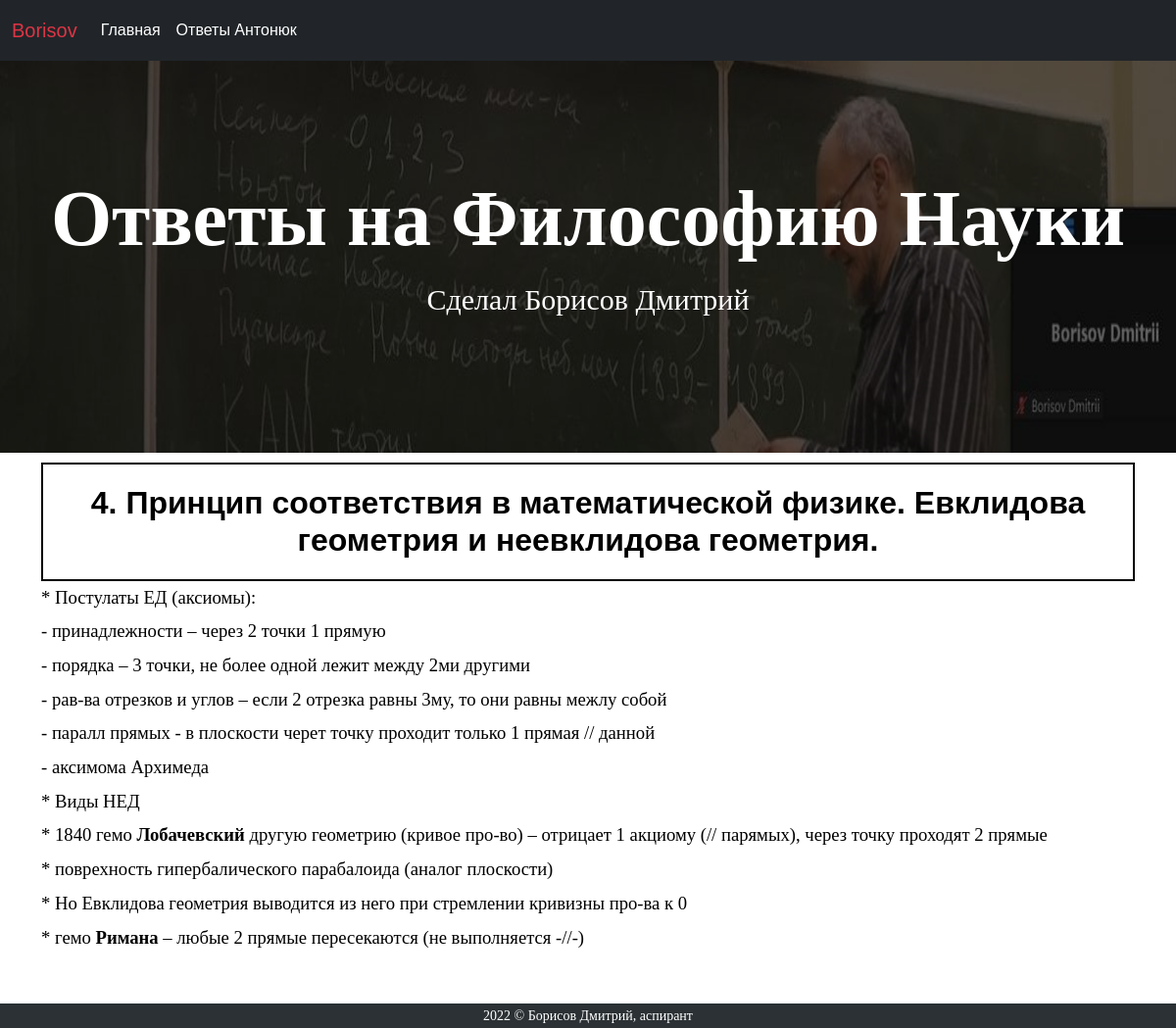
/answer/4/, run on the app's committed database.
### badphilosopher/models.py (models this page shows, shortened)
class Lections(models.Model):
    number = models.IntegerField(unique=True)
    name_question = models.TextField(blank=True, null=True)
    answer = RichTextUploadingField(blank=True, null=True)
    visible = models.BooleanField(blank=True, null=True)

### badphilosopher/views.py (the view)
# urls.py: path('answer/<slug>/', DetailedAnswerlView.as_view(), name='detailed_answer'), # СТРАНИЦА ПОСТА
class DetailedAnswerlView(View):
    def get(self, request, slug, *args, **kwargs):
        answer = get_object_or_404(Lections, number=slug)
        return render(request, 'badphilosopher/detailed_answer.html', context={'answer': answer})

### badphilosopher/templates/badphilosopher/detailed_answer.html
{% extends './base.html' %}
{% load static %}
{% block head_block %}
    <link rel="stylesheet" type="text/css" href="{% static 'css/detailed_answer.css' %}">
{% endblock %}
{% block answers %}
<section class="detailed_answer">
    <div class="container">
        <h2 class="detailed_answer__header" style="border: 2px solid black;">
            {{answer.number}}.
            {{answer.name_question}}
        </h2>
        <div class="detailed_answer__text">
            {{answer.answer|safe}}
        </div>
    </div>
</section>
{% endblock %}

### badphilosopher/static/css/answer_list.css (style rules this page uses)
* { position: relative; box-sizing: border-box; font-weight: initial; }
body { margin: 0; padding: 0; font-family: 'Montserrat', sans-serif; font-size: 16px; line-height: 1.8; color: #000000; min-height: 100vh; display: flex; flex-direction: column; }

### badphilosopher/static/css/detailed_answer.css (style rules this page uses)
.detailed_answer { position: relative; padding: 10px; display: flex; flex-direction: column; justify-content: center; align-items: center; background-color: #aba9a9; background-color: rgba(255,255,255,1); }
.detailed_answer:before { content: ' '; display: block; position: absolute; left: 0; top: 0; width: 100%; height: 100%; z-index: -1; background-image: url('../img/bg_study.jpg'); background-repeat: no-repeat; background-position: 50% 0; background-size: cover; }
.detailed_answer__header { text-align: center; font-weight: bold; padding: 20px 0 20px 0; }
.detailed_answer p { line-height: 1; }

### data on the page
Lections: number "4", name_question "Принцип соответствия в математической физике. Евклидова геометрия и неевклидова геометрия.", answer "* Постулаты ЕД (аксиомы): - принадлежности – через 2 точки 1 прямую - порядка – 3 точки, не более одной лежит между 2ми другими - рав-ва отрезков и углов – если 2 отрезка равны 3му, то они равны межлу собой - паралл прямых - в плоскости черет точку проходит только 1 прямая // данной - аксимома Архимеда * Виды НЕД * 1840 гемо Лобачевский другую геометрию (кривое про-во) – отрицает 1 акциому (// парямых), через точку проходят 2 прямые * поврехность гипербалического парабалоида (аналог плоскости) * Но Евклидова геометрия выводится из него при стремлении кривизны про-ва к 0 * гемо Римана – любые 2 прямые пересекаются (не выполняется -//-)"
